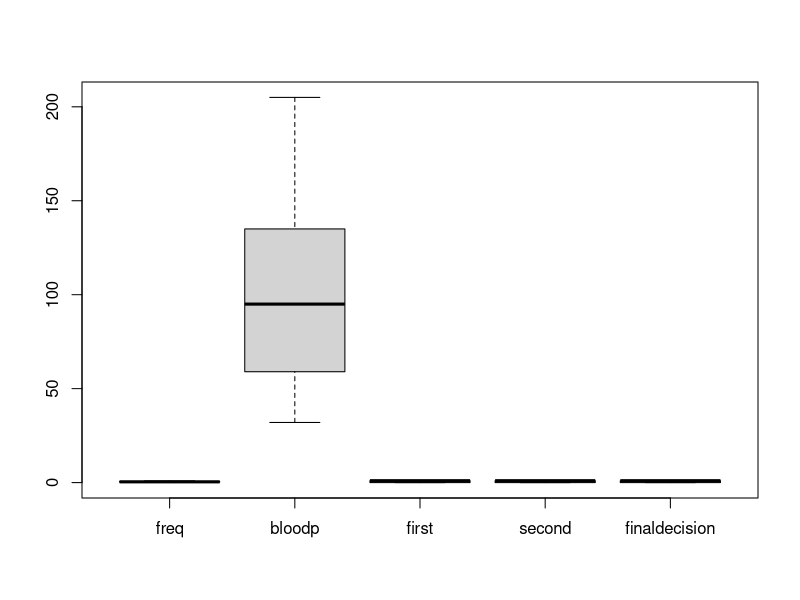
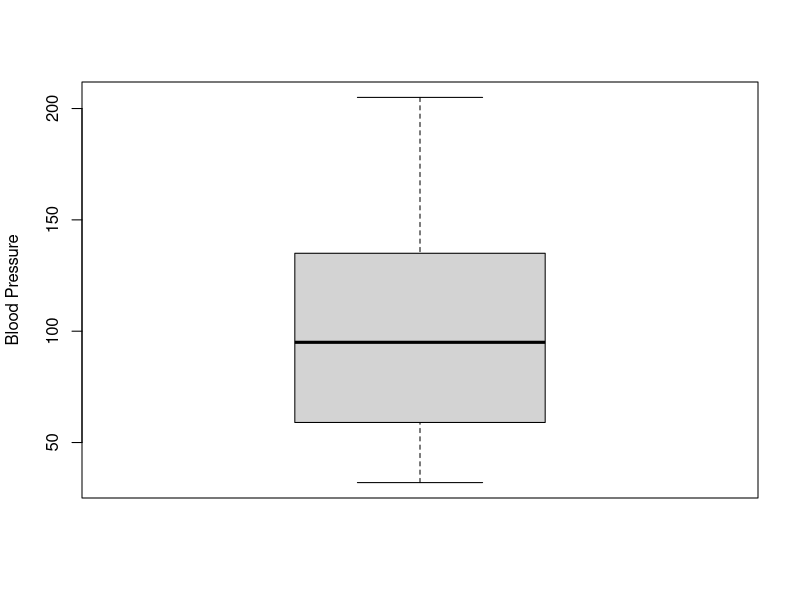
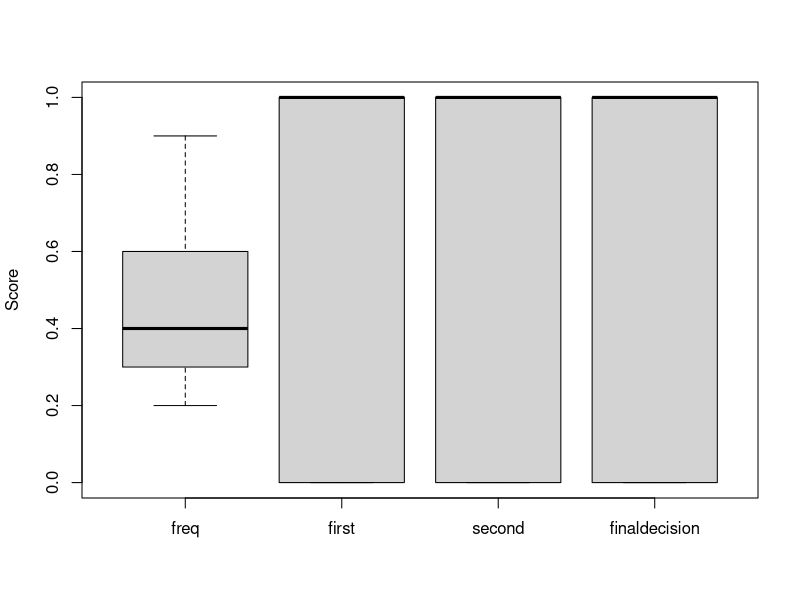
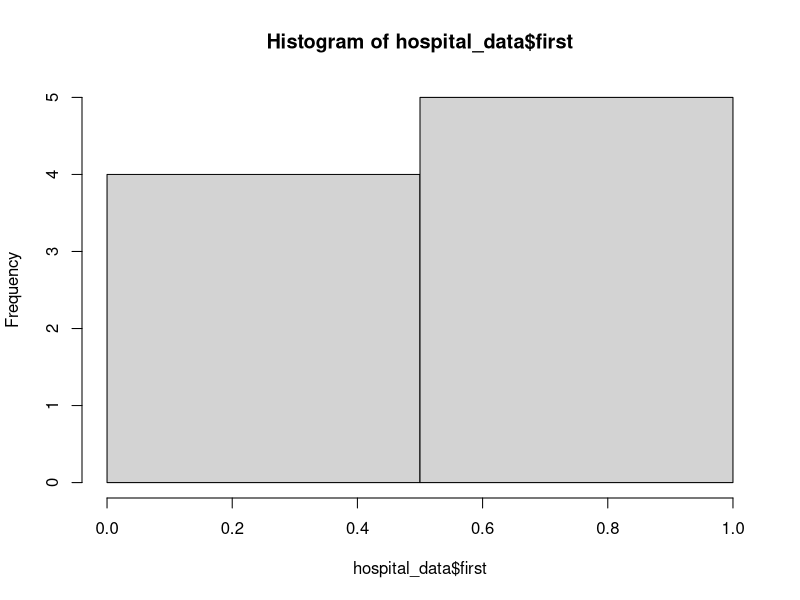
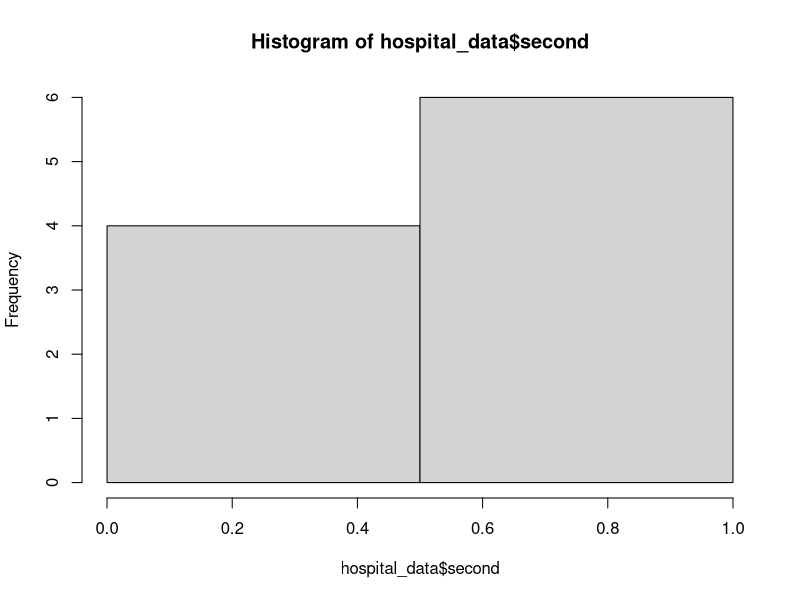
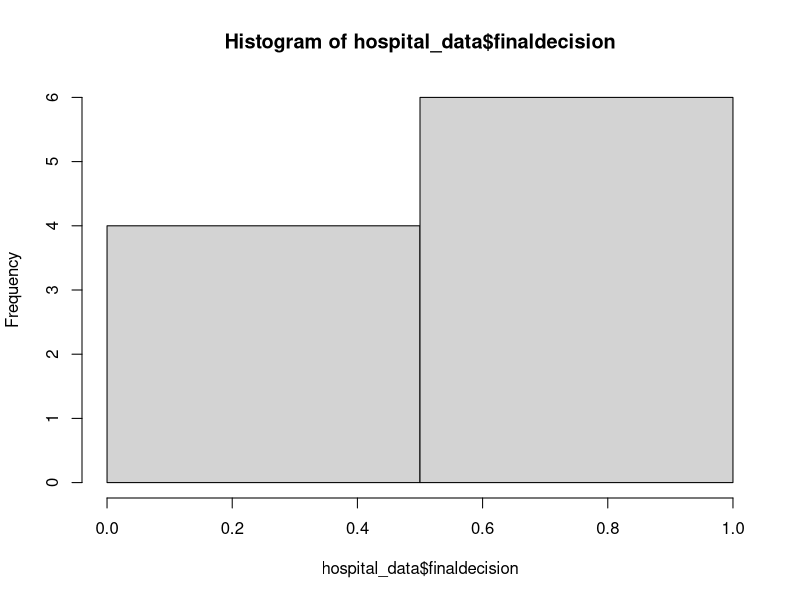

Here is the R script that generated these plots, in order:
#formatting data into csv
hospital_data_csv <- 
'"freq","bloodp","first","second","finaldecision"
"0.6","103","bad","low","low"
"0.3","87","bad","low","high"
"0.4","32","bad","high","low"
"0.4","42","bad","high","high"
"0.2","59","good","low","low"
"0.6","109","good","low","high"
"0.3","78","good","high","low"
"0.4","205","good","high","high"
"0.9","135","NA","high","high"
"0.2","176","bad","high","high"'


#turning data into data frame
hospital_data <- read.csv(text = hospital_data_csv, header = TRUE)

hospital_data

#first column
cleaning_first_fn <- function(column){
  if (is.na(column)) {
    return(NA)
} else if (column == "good"){
    return(0)
} else if (column == "bad"){
    return(1)
}
}
hospital_data$first <- sapply(hospital_data$first, cleaning_first_fn)

#second/final column
cleaning_sf_fn <- function(column){
  if (is.na(column)) {
    return(NA)
  } else if (column == "low"){
    return(0)
  } else if (column == "high"){
    return(1)
  }
}
hospital_data$second <- sapply(hospital_data$second, cleaning_sf_fn)
hospital_data$finaldecision <- sapply(hospital_data$finaldecision, cleaning_sf_fn)

hospital_data

#box plots
boxplot(hospital_data)

boxplot(hospital_data$bloodp,
        ylab = "Blood Pressure")

boxplot(hospital_data[ ,-2],
        ylab = "Score")

#histograms

hist(hospital_data$first,
     breaks = 2,)
hist(hospital_data$second,
     breaks = 2)
hist(hospital_data$finaldecision,
     breaks = 2)

